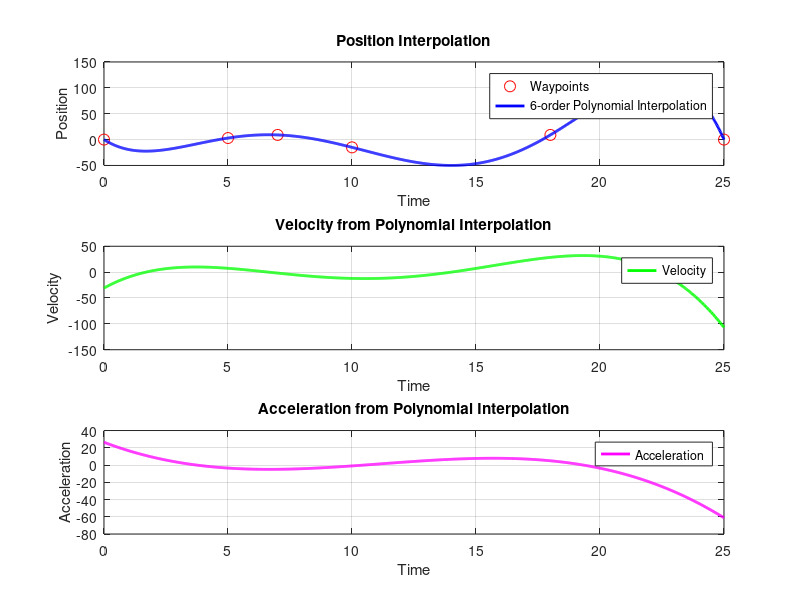

The MATLAB script that drew this image: (Note: this script raises an error after producing the figure.)
clc; clearvars; close all;
%#ok<*AGROW

% continuous velocity but discontinuous acceleration
waypoints = [0, 0;
             3, 5;
             9, 7;
             -15, 10;
             9, 18;
             0, 25]; % (position, time)

%% n-order polynomial interpolation

t = waypoints(:, 2); % time
x = waypoints(:, 1); % position

% Order of polynomial
n = length(t); % n-order polynomial (n = number of waypoints)

% Fit an n-order polynomial to the waypoints
p = polyfit(t, x, n);

t_fine = linspace(min(t), max(t), 1000);
x_fine = polyval(p, t_fine);

% coefficients for velocity
p_velocity = polyder(p);
v_fine = polyval(p_velocity, t_fine);

% coefficients for acceleration
p_acceleration = polyder(p_velocity);
a_fine = polyval(p_acceleration, t_fine);

% Ploting
figure(40);

% Position plot
subplot(3, 1, 1);
plot(t, x, 'ro', 'MarkerSize', 8, 'DisplayName', 'Waypoints'); % waypoints
hold on;
plot(t_fine, x_fine, 'b-', 'LineWidth', 2, 'DisplayName', sprintf('%d-order Polynomial Interpolation', n)); % interpolated curve
xlabel('Time');
ylabel('Position');
title('Position Interpolation');
legend('show', Location = 'northwest');
grid on;
hold off;

% Velocity plot
subplot(3, 1, 2);
plot(t_fine, v_fine, 'g-', 'LineWidth', 2, 'DisplayName', 'Velocity');
xlabel('Time');
ylabel('Velocity');
title('Velocity from Polynomial Interpolation');
legend('show');
grid on;

% Acceleration plot
subplot(3, 1, 3);
plot(t_fine, a_fine, 'm-', 'LineWidth', 2, 'DisplayName', 'Acceleration');
xlabel('Time');
ylabel('Acceleration');
title('Acceleration from Polynomial Interpolation');
legend('show');
grid on;

%% cubic spline interpolation with Euler approximation
velocity = [];

for i = 1:size(waypoints, 1) - 1
    velocity(i) = (waypoints(i + 1, 1) - waypoints(i, 1)) / (waypoints(i + 1, 2) - waypoints(i, 2)); %#ok<*SAGROW>
end

% this for cycle is made for the euler rule
for i = 1:size(waypoints, 1) - 2

    if sign(velocity(i)) ~= sign(velocity(i + 1))
        velocity(i) = 0;
    end

    if sign(velocity(i)) == sign(velocity(i + 1))
        velocity(i) = (velocity(i) + velocity(i + 1)) / 2;
    end

end

velocity = [0 velocity]; % for adding initial  velocity equal to zero

syms t real

n = size(waypoints, 1); % number of via points
a = sym("a", [n - 1, 4]); % number of segment

polynomials = sym(zeros(n - 1, 1));

for i = 1:n - 1
    polynomials(i) = a(i, 1) + a(i, 2) * t + a(i, 3) * t ^ 2 + a(i, 4) * t ^ 3;
end

equations = [];

for i = 1:n - 1
    pol(t) = polynomials(i);
    equations = [equations; pol(waypoints(i, 2)) == waypoints(i, 1)]; % condition for the initial position of each segment
    equations = [equations; pol(waypoints(i + 1, 2)) == waypoints(i + 1, 1)]; % condition for the final position of each segment
end

for i = 1:n - 1
    dpol(t) = diff(polynomials(i), t);
    equations = [equations; dpol(waypoints(i, 2)) == velocity(i)]; % condition for the initial velocity of each segment
    equations = [equations; dpol(waypoints(i + 1, 2)) == velocity(i + 1)]; % condition for the final velocity of each segment
end

sol = solve(equations);
sol = struct2cell(sol);
coefficients = reshape(sol, 4, n - 1)';

for i = 1:n - 1
    polynomials(i) = subs(polynomials(i), a(i, :), coefficients(i, :));
end

figure(1);

% Position
subplot(4, 1, 1); hold on; grid on

for i = 1:n - 1
    fplot(polynomials(i), [waypoints(i, 2), waypoints(i + 1, 2)], "LineWidth", 3);
    plot(waypoints(i, 2), waypoints(i, 1), "o", "LineWidth", 1, "MarkerSize", 10, "Color", "black");
    plot(waypoints(i + 1, 2), waypoints(i + 1, 1), "o", "LineWidth", 1, "MarkerSize", 10, "Color", "black");
end
xlabel("time");
ylabel("Position");
title("Position");


% Velocity
subplot(4, 1, 2); hold on; grid on
dpolynomials = [];

for i = 1:n - 1
    dpolynomials = [dpolynomials; diff(polynomials(i), t)];
    fplot(dpolynomials(i), [waypoints(i, 2), waypoints(i + 1, 2)], "LineWidth", 3)
end
xlabel("time");
ylabel("Velocity");
title("Velocity")


% Acceleration
subplot(4, 1, 3); hold on; grid on
ddpolynomials = [];

for i = 1:n - 1
    ddpolynomials = [ddpolynomials; diff(dpolynomials(i), t)];
    fplot(ddpolynomials(i), [waypoints(i, 2), waypoints(i + 1, 2)], "LineWidth", 3)
end
xlabel("time");
ylabel("Acceleration");
title("Acceleration")

% Jerk
subplot(4, 1, 4); hold on; grid on
dddpolynomials = [];

for i = 1:n - 1
    dddpolynomials = [dddpolynomials; diff(ddpolynomials(i), t)];
    fplot(dddpolynomials(i), [waypoints(i, 2), waypoints(i + 1, 2)], "LineWidth", 3)
end
xlabel("time");
ylabel("Jerk");
title("Jerk")

warning("off");
